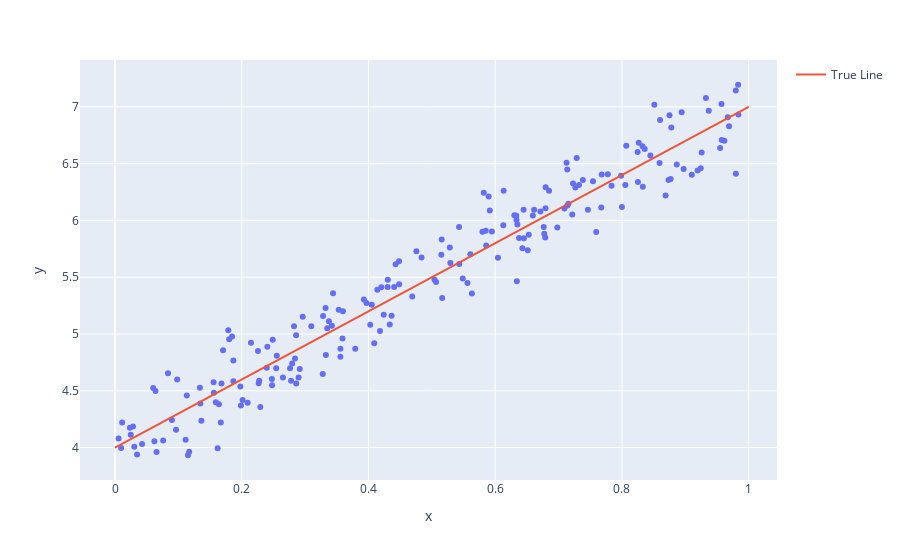

The notebook cell this image was saved under:
### Code cell
x_vals = np.linspace(0, 1, 100)
y_vals = theta_0_true + theta_1_true * x_vals

fig = px.scatter(df, "x", "y")

fig.add_trace(go.Scatter(x=x_vals, y=y_vals, mode='lines', name='True Line'))

fig.show()
